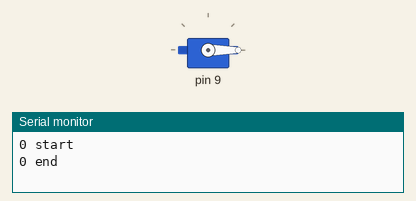
Simulated run of this sketch. Board: Arduino Uno, built with avr-gcc and run on an emulated ATmega328P. On the bench: servo, the last lines printed to the serial monitor. Servo pulses on a pin are drawn as a servo (544–2400 µs = 0–180°).

Above: at 0.05 s.
At 4.0 s:
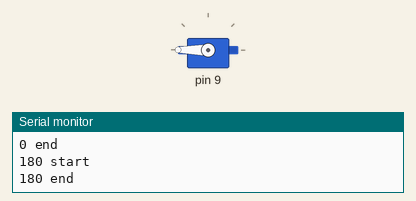
Timing chart, 0 to 5.2 s (numbered marks = the images above):
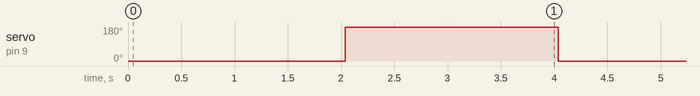

The sketch:

Servo_AVR.ino
```cpp
#include <avr/io.h>

#define OCR1_2ms 3999
#define OCR1_1ms 1800

class servo
{
public:
    void begin(int pin)
    {
        if (pin == 9)
        {
            /*Set pre-scaler of 8 with Fast PWM (Mode 14 i.e TOP value as ICR1)  non-inverting mode */
            DDRB |= 1 << PINB1;
            TCCR1A |= (1 << WGM11) | (1 << COM1A1);
            TCCR1B |= (1 << WGM12) | (1 << WGM13) | (1 << CS11);

            ICR1 = 39999; // Set pwm period as 2ms
        }
    }
    void write(int angle, int offset = 800)
    {
        OCR1A = map(angle, 0, 180, OCR1_1ms - offset, OCR1_2ms + offset);
    }
};
class usart
{
public:
    void init(unsigned long baud = 9600)
    {
        if (baud == 9600)
        {
            UCSR0A = 0X00;
            UCSR0B = (1 << RXEN0) | (1 << TXEN0);
            UCSR0C = (1 << UCSZ01) | (1 << UCSZ00);
            UBRR0 = 103; //Set baud rate to 9600
        }
    }
    void print(String data)
    {
        for (int i = 0; data[i] != '\0'; i++)
        {
            while (!(UCSR0A & (1 << UDRE0)))
                ;
            UDR0 = data[i];
        }
    }
    char read()
    {
        while (!(UCSR0A & (1 << RXC0)))
            ;
        return UDR0;
    }
};
servo D9servo;
usart serial;
volatile int overflows = 0;
ISR(TIMER2_OVF_vect)
{
    ++overflows;
}
void delayinms(int time_)
{
    overflows = 0;
    TCCR2B = 1 << CS21 | 1 << CS20;    //32 bit prescale gives 0.512ms per overflow
    while (overflows * 0.512 <= time_) // wait till count of overflows equals time_
        ;
    TCCR2B = 0; // turn timer off after use
}
void timer_init()
{
    TIMSK2 = 1 << TOIE2;
    sei();
}
int main()
{
    D9servo.begin(9);
    serial.init();
    timer_init();
    while (1)
    {
        serial.print("0 start\n");
        D9servo.write(0);
        serial.print("0 end\n");
        delayinms(2000);
        serial.print("180 start\n");
        D9servo.write(180);
        serial.print("180 end\n");
        delayinms(2000);
    }
    return 0;
}
```

Measured:
- by itself, servo on pin 9: alternates 180° for 2.0 s and 0° for 2.0 s
